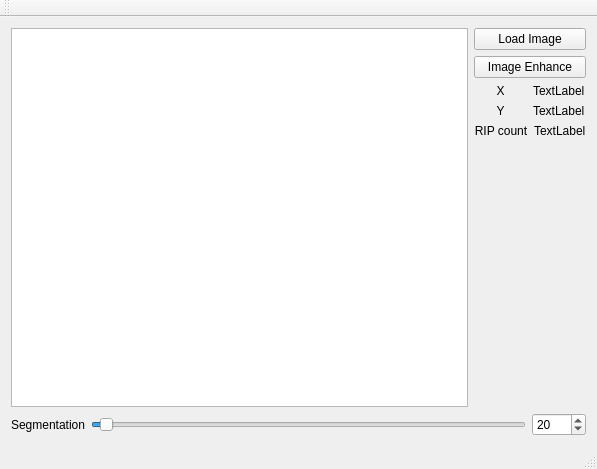
<?xml version="1.0" encoding="UTF-8"?>
<ui version="4.0">
 <class>MainWindow</class>
 <widget class="QMainWindow" name="MainWindow">
  <property name="geometry">
   <rect>
    <x>0</x>
    <y>0</y>
    <width>597</width>
    <height>469</height>
   </rect>
  </property>
  <property name="windowTitle">
   <string>MainWindow</string>
  </property>
  <widget class="QWidget" name="centralWidget">
   <layout class="QGridLayout" name="gridLayout_4">
    <item row="0" column="0">
     <layout class="QGridLayout" name="gridLayout_3">
      <item row="0" column="0">
       <layout class="QHBoxLayout" name="horizontalLayout_3">
        <item>
         <widget class="CustomGraphicsView" name="graphicsView"/>
        </item>
        <item>
         <layout class="QGridLayout" name="gridLayout_2">
          <item row="5" column="0">
           <spacer name="verticalSpacer">
            <property name="orientation">
             <enum>Qt::Vertical</enum>
            </property>
            <property name="sizeHint" stdset="0">
             <size>
              <width>20</width>
              <height>40</height>
             </size>
            </property>
           </spacer>
          </item>
          <item row="2" column="0">
           <layout class="QHBoxLayout" name="horizontalLayout_2">
            <item>
             <widget class="QLabel" name="label_4">
              <property name="text">
               <string>X</string>
              </property>
              <property name="alignment">
               <set>Qt::AlignCenter</set>
              </property>
             </widget>
            </item>
            <item>
             <widget class="QLabel" name="PosXLabel">
              <property name="text">
               <string>TextLabel</string>
              </property>
             </widget>
            </item>
           </layout>
          </item>
          <item row="3" column="0">
           <layout class="QHBoxLayout" name="horizontalLayout">
            <item>
             <widget class="QLabel" name="label">
              <property name="text">
               <string>Y</string>
              </property>
              <property name="alignment">
               <set>Qt::AlignCenter</set>
              </property>
             </widget>
            </item>
            <item>
             <widget class="QLabel" name="PosYLabel">
              <property name="text">
               <string>TextLabel</string>
              </property>
             </widget>
            </item>
           </layout>
          </item>
          <item row="1" column="0">
           <widget class="QPushButton" name="ImageEnhanceButton">
            <property name="text">
             <string>Image Enhance</string>
            </property>
           </widget>
          </item>
          <item row="0" column="0">
           <widget class="QPushButton" name="LoadImageButton">
            <property name="text">
             <string>Load Image</string>
            </property>
           </widget>
          </item>
          <item row="4" column="0">
           <layout class="QHBoxLayout" name="horizontalLayout_4">
            <item>
             <widget class="QLabel" name="label_6">
              <property name="text">
               <string>RIP count</string>
              </property>
              <property name="alignment">
               <set>Qt::AlignCenter</set>
              </property>
             </widget>
            </item>
            <item>
             <widget class="QLabel" name="RIPCountLabel">
              <property name="text">
               <string>TextLabel</string>
              </property>
             </widget>
            </item>
           </layout>
          </item>
         </layout>
        </item>
       </layout>
      </item>
      <item row="1" column="0">
       <layout class="QGridLayout" name="gridLayout">
        <item row="0" column="1">
         <widget class="QSlider" name="SegmentationSlider">
          <property name="maximum">
           <number>1000</number>
          </property>
          <property name="value">
           <number>20</number>
          </property>
          <property name="orientation">
           <enum>Qt::Horizontal</enum>
          </property>
         </widget>
        </item>
        <item row="0" column="0">
         <widget class="QLabel" name="label_3">
          <property name="text">
           <string>Segmentation</string>
          </property>
         </widget>
        </item>
        <item row="0" column="2">
         <widget class="QSpinBox" name="SegmentationSpinBox">
          <property name="maximum">
           <number>1000</number>
          </property>
          <property name="value">
           <number>20</number>
          </property>
         </widget>
        </item>
       </layout>
      </item>
     </layout>
    </item>
   </layout>
  </widget>
  <widget class="QMenuBar" name="menuBar">
   <property name="geometry">
    <rect>
     <x>0</x>
     <y>0</y>
     <width>597</width>
     <height>21</height>
    </rect>
   </property>
  </widget>
  <widget class="QToolBar" name="mainToolBar">
   <attribute name="toolBarArea">
    <enum>TopToolBarArea</enum>
   </attribute>
   <attribute name="toolBarBreak">
    <bool>false</bool>
   </attribute>
  </widget>
  <widget class="QStatusBar" name="statusBar"/>
 </widget>
 <layoutdefault spacing="6" margin="11"/>
 <customwidgets>
  <customwidget>
   <class>CustomGraphicsView</class>
   <extends>QGraphicsView</extends>
   <header>customgraphicsview.h</header>
  </customwidget>
 </customwidgets>
 <resources/>
 <connections/>
</ui>
